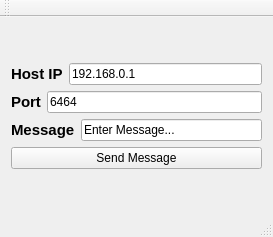
<?xml version="1.0" encoding="UTF-8"?>
<ui version="4.0">
 <class>MainWindow</class>
 <widget class="QMainWindow" name="MainWindow">
  <property name="geometry">
   <rect>
    <x>0</x>
    <y>0</y>
    <width>273</width>
    <height>237</height>
   </rect>
  </property>
  <property name="windowTitle">
   <string>MainWindow</string>
  </property>
  <widget class="QWidget" name="centralWidget">
   <layout class="QVBoxLayout" name="verticalLayout_3">
    <item>
     <layout class="QVBoxLayout" name="verticalLayout_2">
      <item>
       <layout class="QVBoxLayout" name="verticalLayout">
        <item>
         <layout class="QHBoxLayout" name="horizontalLayout">
          <item>
           <widget class="QLabel" name="label_5">
            <property name="font">
             <font>
              <pointsize>11</pointsize>
              <weight>75</weight>
              <bold>true</bold>
             </font>
            </property>
            <property name="text">
             <string>Host IP</string>
            </property>
           </widget>
          </item>
          <item>
           <widget class="QLineEdit" name="host_ip_edit">
            <property name="text">
             <string>192.168.0.1</string>
            </property>
           </widget>
          </item>
         </layout>
        </item>
        <item>
         <layout class="QHBoxLayout" name="horizontalLayout_2">
          <item>
           <widget class="QLabel" name="label_6">
            <property name="font">
             <font>
              <pointsize>11</pointsize>
              <weight>75</weight>
              <bold>true</bold>
             </font>
            </property>
            <property name="text">
             <string>Port</string>
            </property>
           </widget>
          </item>
          <item>
           <widget class="QLineEdit" name="port_edit">
            <property name="text">
             <string>6464</string>
            </property>
           </widget>
          </item>
         </layout>
        </item>
        <item>
         <layout class="QHBoxLayout" name="horizontalLayout_3">
          <item>
           <widget class="QLabel" name="label_3">
            <property name="font">
             <font>
              <pointsize>11</pointsize>
              <weight>75</weight>
              <bold>true</bold>
             </font>
            </property>
            <property name="text">
             <string>Message</string>
            </property>
           </widget>
          </item>
          <item>
           <widget class="QLineEdit" name="lineEdit">
            <property name="text">
             <string>Enter Message...</string>
            </property>
           </widget>
          </item>
         </layout>
        </item>
       </layout>
      </item>
      <item>
       <widget class="QPushButton" name="pushButton">
        <property name="text">
         <string>Send Message</string>
        </property>
       </widget>
      </item>
     </layout>
    </item>
   </layout>
   <zorder>pushButton</zorder>
   <zorder>lineEdit</zorder>
   <zorder>label_3</zorder>
   <zorder>host_ip_edit</zorder>
   <zorder>label_5</zorder>
   <zorder>host_ip_edit</zorder>
   <zorder>layoutWidget</zorder>
  </widget>
  <widget class="QMenuBar" name="menuBar">
   <property name="geometry">
    <rect>
     <x>0</x>
     <y>0</y>
     <width>273</width>
     <height>25</height>
    </rect>
   </property>
  </widget>
  <widget class="QToolBar" name="mainToolBar">
   <attribute name="toolBarArea">
    <enum>TopToolBarArea</enum>
   </attribute>
   <attribute name="toolBarBreak">
    <bool>false</bool>
   </attribute>
  </widget>
  <widget class="QStatusBar" name="statusBar"/>
 </widget>
 <layoutdefault spacing="6" margin="11"/>
 <resources/>
 <connections/>
</ui>
